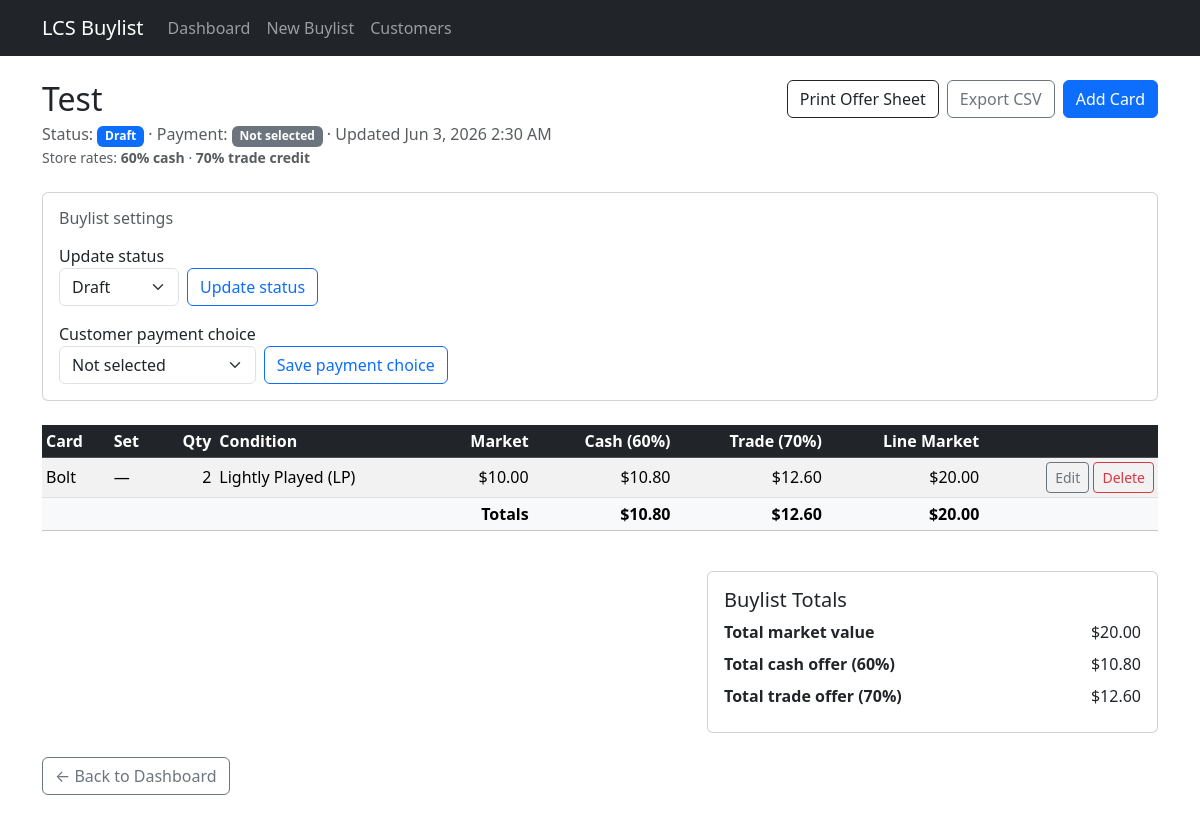
The app's page /buylists/1/ with its own data.
### buylists/models.py (models this page shows, shortened)
class Buylist(models.Model):
    STATUS_DRAFT = 'draft'
    STATUS_WAITING = 'waiting'
    STATUS_ACCEPTED = 'accepted'
    STATUS_REJECTED = 'rejected'
    STATUS_PAID = 'paid'
    STATUS_CHOICES = [
        (STATUS_DRAFT, 'Draft'),
        (STATUS_WAITING, 'Waiting'),
        (STATUS_ACCEPTED, 'Accepted'),
        (STATUS_REJECTED, 'Rejected'),
        (STATUS_PAID, 'Paid'),
    ]
    PAYMENT_CASH = 'cash'
    PAYMENT_TRADE = 'trade'
    PAYMENT_CHOICES = [
        ('', 'Not selected'),
        (PAYMENT_CASH, 'Cash (60%)'),
        (PAYMENT_TRADE, 'Trade credit (70%)'),
    ]
    customer = models.ForeignKey(
        Customer,
        on_delete=models.CASCADE,
        related_name='buylists',
    )
    status = models.CharField(
        max_length=20,
        choices=STATUS_CHOICES,
        default=STATUS_DRAFT,
    )
    payment_choice = models.CharField(
        max_length=10,
        choices=PAYMENT_CHOICES,
        blank=True,
        default='',
    )
    created_at = models.DateTimeField(auto_now_add=True)
    updated_at = models.DateTimeField(auto_now=True)
    class Meta:
        ordering = ['-updated_at']
    @property
    def total_market_value(self):
        return sum(item.line_market_value for item in self.items.all())
    @property
    def total_cash_offer_value(self):
        return sum(item.cash_offer_price for item in self.items.all())
    @property
    def total_trade_offer_value(self):
        return sum(item.trade_offer_price for item in self.items.all())
    @property
    def payment_choice_selected(self):
        return bool(self.payment_choice)

class Customer(models.Model):
    name = models.CharField(max_length=200)
    phone = models.CharField(max_length=50, blank=True)
    email = models.EmailField(blank=True)
    notes = models.TextField(blank=True)
    class Meta:
        ordering = ['name']

class BuylistItem(models.Model):
    CONDITION_NM = 'NM'
    CONDITION_LP = 'LP'
    CONDITION_MP = 'MP'
    CONDITION_HP = 'HP'
    CONDITION_DMG = 'DMG'
    CONDITION_CHOICES = [
        (CONDITION_NM, 'Near Mint (NM)'),
        (CONDITION_LP, 'Lightly Played (LP)'),
        (CONDITION_MP, 'Moderately Played (MP)'),
        (CONDITION_HP, 'Heavily Played (HP)'),
        (CONDITION_DMG, 'Damaged (DMG)'),
    ]
    CONDITION_DEFAULTS = {
        CONDITION_NM: Decimal('1.00'),
        CONDITION_LP: Decimal('0.90'),
        CONDITION_MP: Decimal('0.75'),
        CONDITION_HP: Decimal('0.60'),
        CONDITION_DMG: Decimal('0.40'),
    }
    CASH_OFFER_PERCENT = Decimal('0.60')
    TRADE_OFFER_PERCENT = Decimal('0.70')
    buylist = models.ForeignKey(
        Buylist,
        on_delete=models.CASCADE,
        related_name='items',
    )
    card_name = models.CharField(max_length=200)
    set_name = models.CharField(max_length=200, blank=True)
    quantity = models.PositiveIntegerField(default=1)
    condition = models.CharField(
        max_length=3,
        choices=CONDITION_CHOICES,
        default=CONDITION_NM,
    )
    market_price = models.DecimalField(max_digits=10, decimal_places=2)
    condition_percent = models.DecimalField(max_digits=4, decimal_places=2)
    cash_offer_price = models.DecimalField(
        max_digits=10,
        decimal_places=2,
        editable=False,
    )
    trade_offer_price = models.DecimalField(
        max_digits=10,
        decimal_places=2,
        editable=False,
    )
    notes = models.TextField(blank=True)
    class Meta:
        ordering = ['card_name']
    @property
    def line_market_value(self):
        return Decimal(self.quantity) * self.market_price

### buylists/views.py (the view)
# urls.py: path('buylists/<int:pk>/', views.buylist_detail, name='buylist_detail'),
def buylist_detail(request, pk):
    buylist = get_object_or_404(
        Buylist.objects.select_related('customer').prefetch_related('items'),
        pk=pk,
    )
    status_form = BuylistStatusForm(instance=buylist)
    payment_form = BuylistPaymentChoiceForm(instance=buylist)
    return render(request, 'buylists/buylist_detail.html', {
        'buylist': buylist,
        'status_form': status_form,
        'payment_form': payment_form,
    })

### buylists/forms.py
class BuylistStatusForm(BootstrapFormMixin, forms.ModelForm):
    class Meta:
        model = Buylist
        fields = ['status']
        labels = {'status': 'Update status'}

class BuylistPaymentChoiceForm(BootstrapFormMixin, forms.ModelForm):
    class Meta:
        model = Buylist
        fields = ['payment_choice']
        labels = {'payment_choice': 'Customer payment choice'}

### buylists/templates/buylists/buylist_detail.html (shortened to what this page needs)
{% extends "buylists/base.html" %}
{% block content %}
<div class="d-flex justify-content-between align-items-start mb-4">
    <div>
        <h1 class="h2 mb-1">{{ buylist.customer.name }}</h1>
        <p class="text-muted mb-0">
            Status:
            <span class="badge bg-primary">{{ buylist.get_status_display }}</span>
            · Payment:
            {% if buylist.payment_choice == 'cash' %}
            <span class="badge bg-success">Cash (60%)</span>
            {% elif buylist.payment_choice == 'trade' %}
            <span class="badge bg-info text-dark">Trade credit (70%)</span>
            {% else %}
            <span class="badge bg-secondary">Not selected</span>
            {% endif %}
            · Updated {{ buylist.updated_at|date:"M j, Y g:i A" }}
        </p>
        <p class="text-muted small mb-0">
            Store rates: <strong>60% cash</strong> · <strong>70% trade credit</strong>
        </p>
    </div>
    <div class="d-flex gap-2 flex-wrap">
        <a href="{% url 'buylists:buylist_offer_sheet' pk=buylist.pk %}" class="btn btn-outline-dark" target="_blank">Print Offer Sheet</a>
        <a href="{% url 'buylists:buylist_export_csv' pk=buylist.pk %}" class="btn btn-outline-secondary">Export CSV</a>
        <a href="{% url 'buylists:buylistitem_create' buylist_pk=buylist.pk %}" class="btn btn-primary">Add Card</a>
    </div>
</div>
<div class="card mb-4">
    <div class="card-body">
        <h2 class="h6 text-muted mb-3">Buylist settings</h2>
        <form method="post" action="{% url 'buylists:buylist_update_status' pk=buylist.pk %}" class="row g-2 align-items-end mb-3">
            <div class="col-auto">
                <label class="form-label mb-0">{{ status_form.status.label }}</label>
                {{ status_form.status }}
            </div>
            <div class="col-auto">
                <button type="submit" class="btn btn-outline-primary">Update status</button>
            </div>
        </form>
        <form method="post" action="{% url 'buylists:buylist_update_payment_choice' pk=buylist.pk %}" class="row g-2 align-items-end">
            <div class="col-auto">
                <label class="form-label mb-0">{{ payment_form.payment_choice.label }}</label>
                {{ payment_form.payment_choice }}
            </div>
            <div class="col-auto">
                <button type="submit" class="btn btn-outline-primary">Save payment choice</button>
            </div>
        </form>
    </div>
</div>
{% if buylist.items.all %}
<div class="table-responsive mb-4">
    <table class="table table-striped table-hover align-middle table-sm">
        <thead class="table-dark">
            <tr>
                <th>Card</th>
                <th>Set</th>
                <th class="text-end">Qty</th>
                <th>Condition</th>
                <th class="text-end">Market</th>
                <th class="text-end{% if buylist.payment_choice == 'cash' %} table-success{% endif %}">Cash (60%){% if buylist.payment_choice == 'cash' %} ✓{% endif %}</th>
                <th class="text-end{% if buylist.payment_choice == 'trade' %} table-success{% endif %}">Trade (70%){% if buylist.payment_choice == 'trade' %} ✓{% endif %}</th>
                <th class="text-end">Line Market</th>
                <th></th>
            </tr>
        </thead>
        <tbody>
            {% for item in buylist.items.all %}
            <tr>
                <td>{{ item.card_name }}</td>
                <td>{{ item.set_name|default:"—" }}</td>
                <td class="text-end">{{ item.quantity }}</td>
                <td>{{ item.get_condition_display }}</td>
                <td class="text-end">${{ item.market_price }}</td>
                <td class="text-end{% if buylist.payment_choice == 'cash' %} table-success fw-semibold{% endif %}">${{ item.cash_offer_price }}</td>
                <td class="text-end{% if buylist.payment_choice == 'trade' %} table-success fw-semibold{% endif %}">${{ item.trade_offer_price }}</td>
                <td class="text-end">${{ item.line_market_value }}</td>
                <td class="text-end text-nowrap">
                    <a href="{% url 'buylists:buylistitem_edit' buylist_pk=buylist.pk pk=item.pk %}" class="btn btn-sm btn-outline-secondary">Edit</a>
                    <a href="{% url 'buylists:buylistitem_delete' buylist_pk=buylist.pk pk=item.pk %}" class="btn btn-sm btn-outline-danger">Delete</a>
                </td>
            </tr>
            {% endfor %}
        </tbody>
        <tfoot class="table-light fw-semibold">
            <tr>
                <td colspan="5" class="text-end">Totals</td>
                <td class="text-end{% if buylist.payment_choice == 'cash' %} table-success{% endif %}">${{ buylist.total_cash_offer_value }}</td>
                <td class="text-end{% if buylist.payment_choice == 'trade' %} table-success{% endif %}">${{ buylist.total_trade_offer_value }}</td>
                <td class="text-end">${{ buylist.total_market_value }}</td>
                <td></td>
            </tr>
        </tfoot>
    </table>
</div>
<div class="row justify-content-end">
    <div class="col-md-5">
        <div class="card">
            <div class="card-body">
                <h2 class="h5 card-title">Buylist Totals</h2>
                <dl class="row mb-0">
                    <dt class="col-7">Total market value</dt>
                    <dd class="col-5 text-end">${{ buylist.total_market_value }}</dd>
                    <dt class="col-7">Total cash offer (60%)</dt>
                    <dd class="col-5 text-end{% if buylist.payment_choice == 'cash' %} fw-bold text-success fs-5{% endif %}">${{ buylist.total_cash_offer_value }}</dd>
                    <dt class="col-7">Total trade offer (70%)</dt>
                    <dd class="col-5 text-end{% if buylist.payment_choice == 'trade' %} fw-bold text-success fs-5{% endif %}">${{ buylist.total_trade_offer_value }}</dd>
                </dl>
            </div>
        </div>
    </div>
</div>
{% else %}
<div class="alert alert-info">
    No cards on this buylist yet.
    <a href="{% url 'buylists:buylistitem_create' buylist_pk=buylist.pk %}">Add the first card</a>.
</div>
{% endif %}
<p class="mt-4">
    <a href="{% url 'buylists:dashboard' %}" class="btn btn-outline-secondary">← Back to Dashboard</a>
</p>
{% endblock %}

### records on screen
Buylist: customer.name "Test", status "Draft", updated_at "Jun 3, 2026 2:30 AM", payment_choice "Not selected", total_cash_offer_value "10.80", total_trade_offer_value "12.60", total_market_value "20.00"
BuylistItem: card_name "Bolt", set_name "—", quantity "2", condition "Lightly Played (LP)", market_price "10.00", cash_offer_price "10.80", trade_offer_price "12.60", line_market_value "20.00"

### other values on screen
{{ status_form.status.label }} "Update status"
{{ payment_form.payment_choice.label }} "Customer payment choice"
